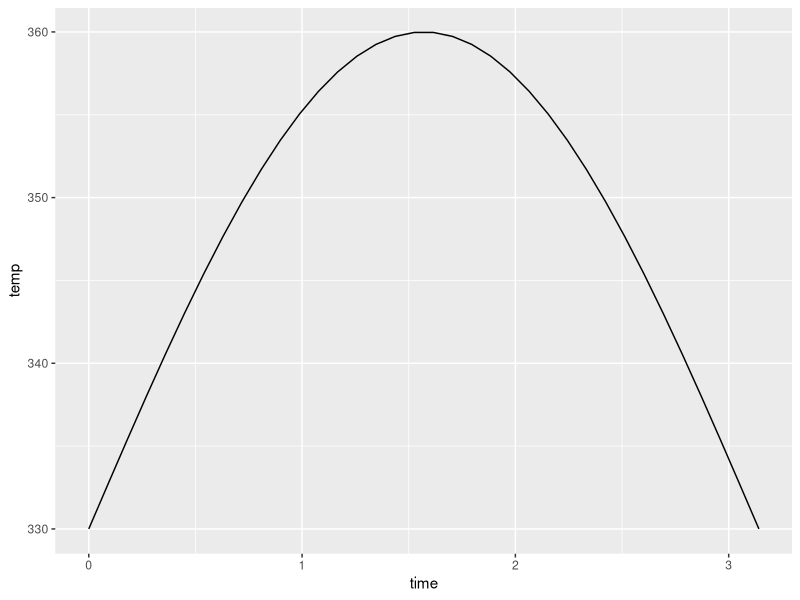

Here is the R script that generated this plot: (Note: this script raises an error after producing the figure.)
amp <- 30
mu <- 330

t <- seq(0, pi, length=36)
x1 <- mu+amp*sin(t)
x2 <- mu+30-amp*sin(t)
x3 <- seq(330,360, length=36)
x4 <- amp*sin(t*6)

locs <- data.frame(cbind(rep(t,4), c(x1,x2,x3,x4), rep(1:4, each=36), rep(1,4*12)))
names(locs) <- c("time","temp","x_max", "y_max")

locs2 <- data.frame(cbind(rep(t+pi,3), rep(c(mean(x1),mean(x2),mean(x3)), each=12), rep(1:3, each=12), rep(1,3*12)))
names(locs2) <- c("time","temp","x_max", "y_max")

library(ggplot2)
qplot(time,temp, data=subset(locs, x_max==1), geom="line")

# multiple lines
locs <- glyphs(locs, "x_max", "time", "y_max", "temp") 
locs2 <- glyphs(locs2, "x_max", "time", "y_max", "temp", ylim=range(locs$temp)) 
ggplot(locs, aes(gx, gy, group = gid)) + 
  geom_path() +
  geom_path(aes(gx, gy, group = gid), data=locs2, colour="grey80") +
  geom_tile(aes(x_max, y_max), colour = "white", fill = NA)
ggsave("../images/euclid-to-polar-1.pdf")


# now in polar coordinates:
locs <- glyphs(locs, "x_max", "time", "y_max", "temp", polar = T) 
locs2 <- glyphs(locs2, "x_max", "time", "y_max", "temp", ylim=range(locs$temp), polar = T) 
ggplot(locs, aes(gx, gy, group = gid)) + 
  geom_path(aes(gx, gy, group = gid), data=locs2, colour="grey80") +
  geom_path() +
  geom_tile(aes(x_max, y_max), colour = "white", fill = NA)
ggsave("../images/euclid-to-polar-2.pdf")




# overall average temp as reference circle
locs2 <- data.frame(cbind(rep(t+pi,3), rep(c(mean(locs$temp)), each=3*12), rep(1:3, each=12), rep(1,3*12)))
names(locs2) <- c("time","temp","x_max", "y_max")
locs2 <- glyphs(locs2, "x_max", "time", "y_max", "temp", ylim=range(locs$temp), polar = T) 
ggplot(locs, aes(gx, gy, group = gid)) + 
  geom_path(aes(gx, gy, group = gid), data=locs2, colour="grey80") +
  geom_path() +
  geom_tile(aes(x_max, y_max), colour = "white", fill = NA)
